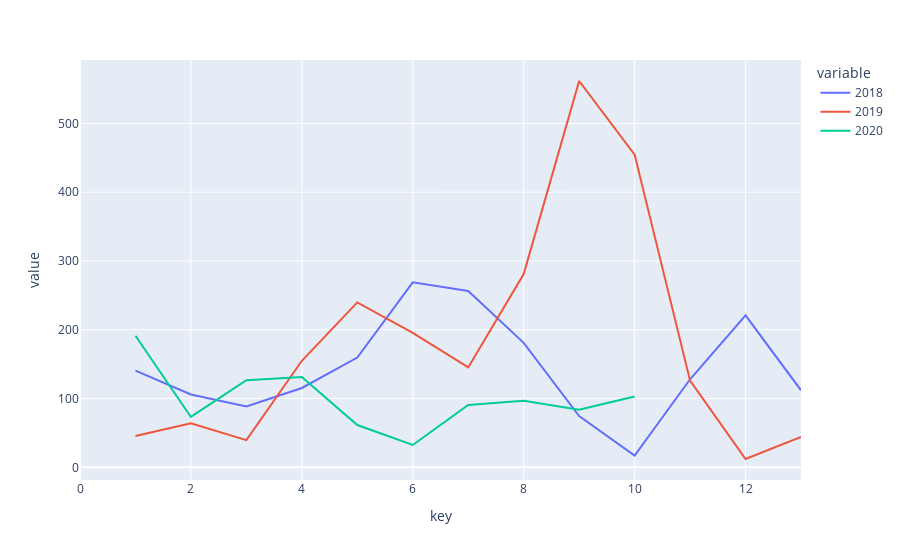

Notebook cell for this chart:
### Code cell
fig = px.line(df1,'key',['2018','2019','2020'],hover_data=[wdata18['Date'],wdata19['Date'],wdata20['Date']])
fig.show()

### Figure 1 — Plotly figure (JSON) as saved in the notebook; plotly's stock layout.template omitted (floating-point values rounded to 4 significant figures)
{"data": [{"customdata": [["2018-06-03", "2019-06-02", "2020-06-07"], ["2018-06-10", "2019-06-09", "2020-06-14"], ["2018-06-17", "2019-06-16", "2020-06-21"], ["2018-06-24", "2019-06-23", "2020-06-28"], ["2018-07-01", "2019-06-30", "2020-07-05"], ["2018-07-08", "2019-07-07", "2020-07-12"], ["2018-07-15", "2019-07-14", "2020-07-19"], ["2018-07-22", "2019-07-21", "2020-07-26"], ["2018-07-29", "2019-07-28", "2020-08-02"], ["2018-08-05", "2019-08-04", "2020-08-09"], ["2018-08-12", "2019-08-11", "2020-08-16"], ["2018-08-19", "2019-08-18", null], ["2018-08-26", "2019-08-25", null], ["2018-09-02", "2019-09-01", null]], "hovertemplate": "variable=2018<br>key=%{x}<br>value=%{y}<br>hover_data_0=%{customdata[0]}<br>hover_data_1=%{customdata[1]}<br>hover_data_2=%{customdata[2]}<extra></extra>", "legendgroup": "2018", "line": {"color": "#636efa", "dash": "solid"}, "mode": "lines", "name": "2018", "orientation": "v", "showlegend": true, "type": "scatter", "x": [0, 1, 2, 3, 4, 5, 6, 7, 8, 9, 10, 11, 12, 13], "xaxis": "x", "y": [null, 140.6, 106.0, 88.5, 115.4, 159.7, 269.0, 256.3, 181.0, 74.56, 17.09, 128.0, 220.9, 112.0], "yaxis": "y"}, {"customdata": [["2018-06-03", "2019-06-02", "2020-06-07"], ["2018-06-10", "2019-06-09", "2020-06-14"], ["2018-06-17", "2019-06-16", "2020-06-21"], ["2018-06-24", "2019-06-23", "2020-06-28"], ["2018-07-01", "2019-06-30", "2020-07-05"], ["2018-07-08", "2019-07-07", "2020-07-12"], ["2018-07-15", "2019-07-14", "2020-07-19"], ["2018-07-22", "2019-07-21", "2020-07-26"], ["2018-07-29", "2019-07-28", "2020-08-02"], ["2018-08-05", "2019-08-04", "2020-08-09"], ["2018-08-12", "2019-08-11", "2020-08-16"], ["2018-08-19", "2019-08-18", null], ["2018-08-26", "2019-08-25", null], ["2018-09-02", "2019-09-01", null]], "hovertemplate": "variable=2019<br>key=%{x}<br>value=%{y}<br>hover_data_0=%{customdata[0]}<br>hover_data_1=%{customdata[1]}<br>hover_data_2=%{customdata[2]}<extra></extra>", "legendgroup": "2019", "line": {"color": "#EF553B", "dash": "solid"}, "mode": "lines", "name": "2019", "orientation": "v", "showlegend": true, "type": "scatter", "x": [0, 1, 2, 3, 4, 5, 6, 7, 8, 9, 10, 11, 12, 13], "xaxis": "x", "y": [null, 45.58, 63.91, 39.6, 154.9, 239.8, 195.5, 145.2, 280.9, 561.7, 454.7, 126.0, 12.12, 44.21], "yaxis": "y"}, {"customdata": [["2018-06-03", "2019-06-02", "2020-06-07"], ["2018-06-10", "2019-06-09", "2020-06-14"], ["2018-06-17", "2019-06-16", "2020-06-21"], ["2018-06-24", "2019-06-23", "2020-06-28"], ["2018-07-01", "2019-06-30", "2020-07-05"], ["2018-07-08", "2019-07-07", "2020-07-12"], ["2018-07-15", "2019-07-14", "2020-07-19"], ["2018-07-22", "2019-07-21", "2020-07-26"], ["2018-07-29", "2019-07-28", "2020-08-02"], ["2018-08-05", "2019-08-04", "2020-08-09"], ["2018-08-12", "2019-08-11", "2020-08-16"], ["2018-08-19", "2019-08-18", null], ["2018-08-26", "2019-08-25", null], ["2018-09-02", "2019-09-01", null]], "hovertemplate": "variable=2020<br>key=%{x}<br>value=%{y}<br>hover_data_0=%{customdata[0]}<br>hover_data_1=%{customdata[1]}<br>hover_data_2=%{customdata[2]}<extra></extra>", "legendgroup": "2020", "line": {"color": "#00cc96", "dash": "solid"}, "mode": "lines", "name": "2020", "orientation": "v", "showlegend": true, "type": "scatter", "x": [0, 1, 2, 3, 4, 5, 6, 7, 8, 9, 10, 11, 12, 13], "xaxis": "x", "y": [null, 191.2, 73.25, 126.7, 131.2, 61.51, 32.55, 90.64, 96.93, 83.78, 103.1, null, null, null], "yaxis": "y"}], "layout": {"legend": {"title": {"text": "variable"}, "tracegroupgap": 0}, "margin": {"t": 60}, "xaxis": {"anchor": "y", "domain": [0, 1], "title": {"text": "key"}}, "yaxis": {"anchor": "x", "domain": [0, 1], "title": {"text": "value"}}}}
